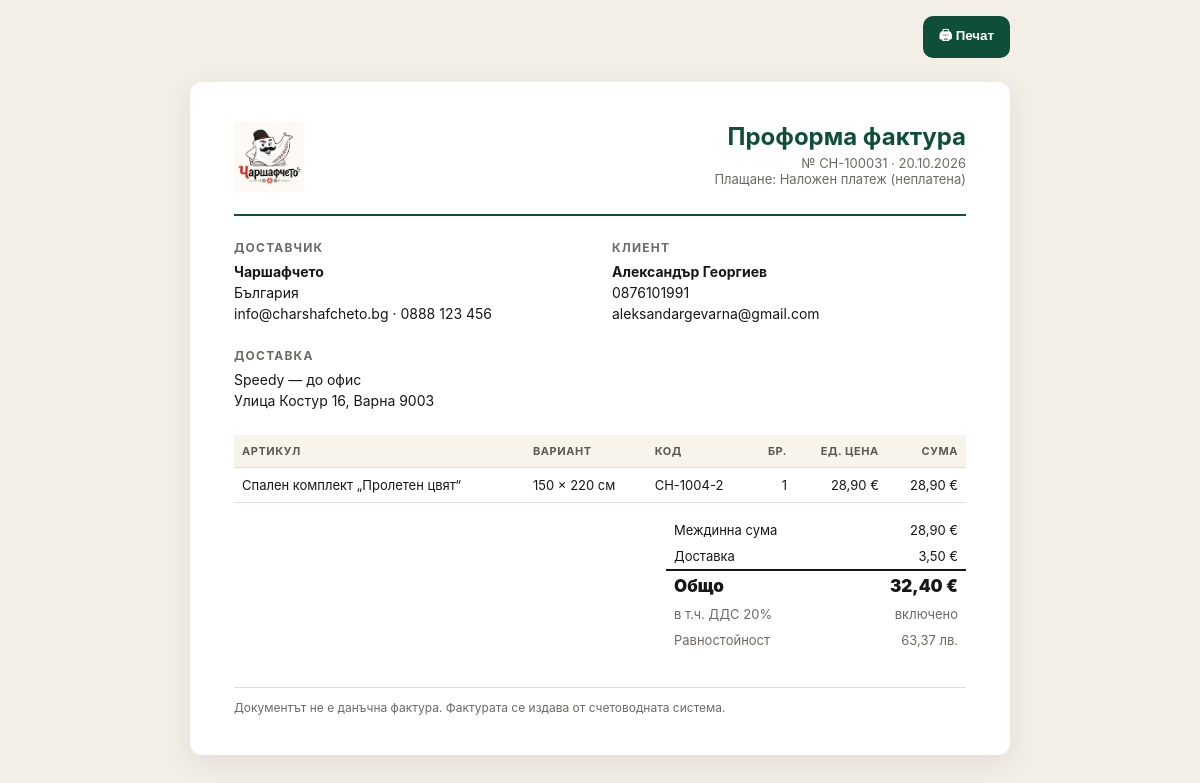
/dashboard/orders/31/print/ (signed in), run on the app's committed database.
### orders/models.py (models this page shows, shortened)
class Order(models.Model):
    STATUS_PENDING_PAYMENT = "pending_payment"
    STATUS_NEW = "new"
    STATUS_CONFIRMED = "confirmed"
    STATUS_SENT_TO_SUPPLIER = "sent_to_supplier"
    STATUS_SHIPPED = "shipped"
    STATUS_DELIVERED = "delivered"
    STATUS_CANCELLED = "cancelled"
    STATUS_RETURNED = "returned"
    STATUS_CHOICES = [
        (STATUS_PENDING_PAYMENT, "Очаква плащане"),
        (STATUS_NEW, "Нова"),
        (STATUS_CONFIRMED, "Потвърдена"),
        (STATUS_SENT_TO_SUPPLIER, "При доставчика"),
        (STATUS_SHIPPED, "Изпратена"),
        (STATUS_DELIVERED, "Доставена"),
        (STATUS_CANCELLED, "Отказана"),
        (STATUS_RETURNED, "Върната"),
    ]
    OPEN_STATUSES = [STATUS_NEW, STATUS_CONFIRMED, STATUS_SENT_TO_SUPPLIER, STATUS_SHIPPED]
    REVENUE_EXCLUDED = [STATUS_PENDING_PAYMENT, STATUS_CANCELLED, STATUS_RETURNED]
    PAYMENT_COD = "cod"
    PAYMENT_CARD = "card"
    PAYMENT_BANK = "bank"
    PAYMENT_CHOICES = [
        (PAYMENT_COD, "Наложен платеж"),
        (PAYMENT_CARD, "Карта"),
        (PAYMENT_BANK, "Банков превод"),
    ]
    PAY_UNPAID = "unpaid"
    PAY_PAID = "paid"
    PAY_REFUNDED = "refunded"
    PAY_FAILED = "failed"
    PAYMENT_STATUS_CHOICES = [
        (PAY_UNPAID, "Неплатена"),
        (PAY_PAID, "Платена"),
        (PAY_REFUNDED, "Възстановена"),
        (PAY_FAILED, "Неуспешно плащане"),
    ]
    number = models.CharField("номер", max_length=20, unique=True, blank=True)
    token = models.UUIDField(default=uuid.uuid4, unique=True, editable=False)
    user = models.ForeignKey(
        settings.AUTH_USER_MODEL, null=True, blank=True, on_delete=models.SET_NULL, related_name="orders"
    )
    email = models.EmailField("имейл")
    phone = models.CharField("телефон", max_length=32)
    full_name = models.CharField("име и фамилия", max_length=120)
    shipping_method = models.ForeignKey(ShippingMethod, null=True, on_delete=models.SET_NULL)
    shipping_method_name = models.CharField("доставка", max_length=120)
    delivery_type = models.CharField(max_length=10, choices=ShippingMethod.TYPE_CHOICES)
    city = models.CharField("град", max_length=80)
    postcode = models.CharField("пощенски код", max_length=12, blank=True)
    address = models.CharField("адрес / офис", max_length=255)
    payment_method = models.CharField("плащане", max_length=10, choices=PAYMENT_CHOICES)
    payment_status = models.CharField(
        "статус на плащането", max_length=10, choices=PAYMENT_STATUS_CHOICES, default=PAY_UNPAID
    )
    status = models.CharField("статус", max_length=20, choices=STATUS_CHOICES, default=STATUS_NEW)
    currency = models.CharField(max_length=3, default="EUR")
    subtotal = models.DecimalField(max_digits=10, decimal_places=2)
    discount_total = models.DecimalField(max_digits=10, decimal_places=2, default=0)
    shipping_total = models.DecimalField(max_digits=10, decimal_places=2, default=0)
    total = models.DecimalField(max_digits=10, decimal_places=2)
    cost_total = models.DecimalField(
        "доставна стойност", max_digits=10, decimal_places=2, default=0,
        help_text="Сумата към доставчиците за продуктите в поръчката.",
    )
    coupon = models.ForeignKey(Coupon, null=True, blank=True, on_delete=models.SET_NULL, related_name="orders")
    coupon_code = models.CharField(max_length=40, blank=True)
    needs_invoice = models.BooleanField("желае фактура", default=False)
    company_name = models.CharField("фирма", max_length=160, blank=True)
    company_eik = models.CharField("ЕИК", max_length=20, blank=True)
    company_vat = models.CharField("ДДС номер", max_length=20, blank=True)
    company_mol = models.CharField("МОЛ", max_length=120, blank=True)
    company_address = models.CharField("адрес на регистрация", max_length=255, blank=True)
    customer_note = models.TextField("бележка от клиента", blank=True)
    carrier = models.CharField("куриер", max_length=40, blank=True)
    tracking_number = models.CharField("товарителница", max_length=80, blank=True)
    stripe_session_id = models.CharField(max_length=255, blank=True)
    stripe_payment_intent = models.CharField(max_length=255, blank=True)
    ip_address = models.GenericIPAddressField(null=True, blank=True)
    accepted_terms_at = models.DateTimeField(null=True, blank=True)
    created_at = models.DateTimeField(auto_now_add=True)
    updated_at = models.DateTimeField(auto_now=True)
    paid_at = models.DateTimeField(null=True, blank=True)
    shipped_at = models.DateTimeField(null=True, blank=True)
    delivered_at = models.DateTimeField(null=True, blank=True)
    class Meta:
        ordering = ["-created_at"]
        verbose_name = "поръчка"
        verbose_name_plural = "поръчки"
        indexes = [models.Index(fields=["status", "-created_at"]), models.Index(fields=["email"])]

class OrderItem(models.Model):
    order = models.ForeignKey(Order, on_delete=models.CASCADE, related_name="items")
    product = models.ForeignKey(Product, null=True, on_delete=models.SET_NULL, related_name="order_items")
    variant = models.ForeignKey(ProductVariant, null=True, on_delete=models.SET_NULL, related_name="order_items")
    supplier = models.ForeignKey(Supplier, null=True, blank=True, on_delete=models.SET_NULL)
    supplier_order = models.ForeignKey(
        SupplierOrder, null=True, blank=True, on_delete=models.SET_NULL, related_name="items"
    )
    product_name = models.CharField(max_length=200)
    variant_name = models.CharField(max_length=100, blank=True)
    sku = models.CharField(max_length=80, blank=True)
    supplier_sku = models.CharField(max_length=80, blank=True)
    unit_price = models.DecimalField(max_digits=10, decimal_places=2)
    unit_cost = models.DecimalField(max_digits=10, decimal_places=2, default=0)
    quantity = models.PositiveIntegerField()
    @property
    def line_total(self):
        return self.unit_price * self.quantity

### core/models.py (models this page shows, shortened)
class SiteSettings(models.Model):
    CURRENCY_CHOICES = [("EUR", "EUR (€)"), ("BGN", "BGN (лв.)")]
    store_name = models.CharField("име на магазина", max_length=80, default="Чаршафчето")
    tagline = models.CharField("слоган", max_length=160, default="Повече уют в живота")
    announcement = models.CharField(
        "лента с обява",
        max_length=200,
        blank=True,
        default="🚚 Безплатна доставка за поръчки над 50 € · 14 дни право на връщане",
    )
    currency = models.CharField("валута", max_length=3, choices=CURRENCY_CHOICES, default="EUR")
    show_secondary_currency = models.BooleanField(
        "показвай и цена в лева", default=True, help_text="Двойно обозначаване EUR / BGN по фиксирания курс."
    )
    free_shipping_threshold = models.DecimalField(
        "безплатна доставка над", max_digits=10, decimal_places=2, default=Decimal("50.00")
    )
    vat_rate = models.DecimalField("ДДС %", max_digits=5, decimal_places=2, default=Decimal("20.00"))
    prices_include_vat = models.BooleanField("цените са с ДДС", default=True)
    low_stock_threshold = models.PositiveIntegerField("праг за ниска наличност", default=5)
    contact_email = models.EmailField("имейл за контакт", default="info@charshafcheto.bg")
    orders_email = models.EmailField("имейл за известия за поръчки", default="orders@charshafcheto.bg")
    contact_phone = models.CharField("телефон", max_length=40, default="0888 123 456")
    address = models.CharField("адрес", max_length=200, default="България")
    company_name = models.CharField("фирма", max_length=120, blank=True)
    company_eik = models.CharField("ЕИК", max_length=20, blank=True)
    bank_iban = models.CharField("IBAN за банков превод", max_length=40, blank=True)
    bank_name = models.CharField("банка", max_length=80, blank=True)
    facebook_url = models.URLField(blank=True)
    instagram_url = models.URLField(blank=True)
    meta_description = models.CharField(
        "SEO описание",
        max_length=300,
        default="Спални комплекти, чаршафи, калъфки и завивки с български дух.",
    )
    updated_at = models.DateTimeField(auto_now=True)
    CACHE_KEY = "site_settings"
    class Meta:
        verbose_name = "настройки на магазина"
        verbose_name_plural = "настройки на магазина"
    @classmethod
    def load(cls):
        obj = cache.get(cls.CACHE_KEY)
        if obj is None:
            obj, _ = cls.objects.get_or_create(pk=1)
            cache.set(cls.CACHE_KEY, obj, 300)
        return obj
    @property
    def currency_symbol(self):
        return "€" if self.currency == "EUR" else "лв."

### dashboard/views/orders.py (the view)
# urls.py: path("orders/<int:pk>/print/", orders.order_print, name="order_print"),
@staff_required
def order_print(request, pk):
    return render(request, "dashboard/orders/print.html", {
        "order": _get_order(pk),
        "store": SiteSettings.load(),
        "doc": "slip" if request.GET.get("doc") == "slip" else "invoice",
    })

### core/context_processors.py (called while the page is built)
def store(request):
    if request.path.startswith(("/static/", "/media/")):
        return {}
    wishlist_ids = set()
    if request.user.is_authenticated:
        wishlist_ids = set(WishlistItem.objects.filter(user=request.user).values_list("product_id", flat=True))
    else:
        wishlist_ids = set(request.session.get("wishlist", []))
    return {
        "store": SiteSettings.load(),
        "cart": Cart(request),
        "wishlist_ids": wishlist_ids,
        "menu_categories": Category.objects.filter(is_active=True, show_in_menu=True, parent__isnull=True),
        "footer_pages": Page.objects.filter(show_in_footer=True),
        "card_payments_enabled": bool(settings.STRIPE_SECRET_KEY),
        "SITE_URL": settings.SITE_URL,
    }

### core/templatetags/store_tags.py (called while the page is built)
def _fmt(value):
    return f"{value:,.2f}".replace(",", " ").replace(".", ",")

def _to_decimal(value):
    try:
        return Decimal(value)
    except (InvalidOperation, TypeError, ValueError):
        return Decimal("0")

@register.filter
def money(value):
    store = SiteSettings.load()
    return f"{_fmt(_to_decimal(value))} {store.currency_symbol}"

@register.filter
def money_alt(value):
    store = SiteSettings.load()
    if not store.show_secondary_currency:
        return ""
    value = _to_decimal(value)
    if store.currency == "EUR":
        return f"{_fmt(value * BGN_PER_EUR)} лв."
    return f"{_fmt(value / BGN_PER_EUR)} €"

### dashboard/access.py (called while the page is built)
def _check(request, superuser=False):
    if not request.user.is_authenticated:
        return redirect_to_login(request.get_full_path(), reverse("accounts:login"))
    if not request.user.is_staff or (superuser and not request.user.is_superuser):
        raise PermissionDenied
    return None

def staff_required(view):
    @wraps(view)
    def wrapper(request, *args, **kwargs):
        return _check(request) or view(request, *args, **kwargs)
    return wrapper

### dashboard/views/orders.py (called while the page is built)
def _get_order(pk):
    return get_object_or_404(
        Order.objects.select_related("user", "coupon", "shipping_method").prefetch_related(
            "items__supplier", "items__variant", "items__product__images",
            "supplier_orders__supplier", "events__user",
        ),
        pk=pk,
    )

### dashboard/templates/dashboard/orders/print.html (shortened to what this page needs)
{% load static store_tags %}<!doctype html>
<html lang="bg"><head><meta charset="utf-8"><meta name="viewport" content="width=device-width,initial-scale=1"><meta name="robots" content="noindex">
</head>
<body>
<div class="bar"><button onclick="window.print()">🖨 Печат</button></div>
<div class="sheet">
  <header>
    <div><img src="{% static 'img/logo.png' %}" alt="{{ store.store_name }}"></div>
    <div style="text-align:right">
      <h1>{% if doc == 'slip' %}Разписка за опаковане{% else %}Проформа фактура{% endif %}</h1>
      <div class="muted">№ {{ order.number }} · {{ order.created_at|date:'d.m.Y' }}</div>
      <div class="muted">Плащане: {{ order.get_payment_method_display }} ({{ order.get_payment_status_display|lower }})</div>
    </div>
  </header>
  <div class="cols">
    <div><h3>Доставчик</h3><p><b>{{ store.company_name|default:store.store_name }}</b><br>{% if store.company_eik %}ЕИК: {{ store.company_eik }}<br>{% endif %}{{ store.address }}<br>{{ store.contact_email }} · {{ store.contact_phone }}</p></div>
    <div><h3>{% if order.needs_invoice and doc != 'slip' %}Получател{% else %}Клиент{% endif %}</h3><p>
      {% if order.needs_invoice and doc != 'slip' %}<b>{{ order.company_name }}</b><br>ЕИК: {{ order.company_eik }}{% if order.company_vat %} · ДДС №: {{ order.company_vat }}{% endif %}<br>МОЛ: {{ order.company_mol }}<br>{{ order.company_address }}
      {% else %}<b>{{ order.full_name }}</b><br>{{ order.phone }}<br>{{ order.email }}{% endif %}</p></div>
    <div><h3>Доставка</h3><p>{{ order.shipping_method_name }}<br>{{ order.address }}, {{ order.city }}{% if order.postcode %} {{ order.postcode }}{% endif %}</p></div>
  </div>
  <table>
    <thead><tr>{% if doc == 'slip' %}<th style="width:40px">✓</th>{% endif %}<th>Артикул</th><th>Вариант</th><th>Код</th><th class="n">Бр.</th>{% if doc != 'slip' %}<th class="n">Ед. цена</th><th class="n">Сума</th>{% endif %}</tr></thead>
    <tbody>{% for item in order.items.all %}<tr>{% if doc == 'slip' %}<td><span class="box"></span></td>{% endif %}<td>{{ item.product_name }}</td><td>{{ item.variant_name }}</td><td>{{ item.sku }}</td><td class="n">{{ item.quantity }}</td>{% if doc != 'slip' %}<td class="n">{{ item.unit_price|money }}</td><td class="n">{{ item.line_total|money }}</td>{% endif %}</tr>{% endfor %}</tbody>
  </table>
  {% if doc != 'slip' %}
  <table class="totals">
    <tr><td>Междинна сума</td><td class="n">{{ order.subtotal|money }}</td></tr>
    <tr><td>Доставка</td><td class="n">{{ order.shipping_total|money }}</td></tr>
    <tr class="g"><td>Общо</td><td class="n">{{ order.total|money }}</td></tr>
    {% if store.prices_include_vat %}<tr><td class="muted">в т.ч. ДДС {{ store.vat_rate|floatformat:0 }}%</td><td class="n muted">включено</td></tr>{% endif %}
    {% if store.show_secondary_currency %}<tr><td class="muted">Равностойност</td><td class="n muted">{{ order.total|money_alt }}</td></tr>{% endif %}
  </table>
  {% endif %}
  <footer>{% if doc == 'slip' %}Благодарим ви, че пазарувахте от {{ store.store_name }}! При въпроси: {{ store.contact_email }}{% else %}Документът не е данъчна фактура. Фактурата се издава от счетоводната система.{% endif %}</footer>
</div>
</body></html>

### dashboard/templates/dashboard/orders/print.html (style rules this page uses)
* { box-sizing:border-box }
body { font-family:Inter,system-ui,-apple-system,"Segoe UI",sans-serif;color:#171717;margin:0;background:#f3eee6 }
.sheet { max-width:820px;margin:24px auto;background:#fff;padding:40px 44px;border-radius:12px;box-shadow:0 8px 30px rgba(0,0,0,.08) }
header { display:flex;justify-content:space-between;align-items:flex-start;gap:20px;border-bottom:2px solid #0f4f3a;padding-bottom:18px }
header img { height:70px }
h1 { font-size:24px;margin:0 0 4px;color:#0f4f3a }
.muted { color:#6d6a64;font-size:13px }
.cols { display:grid;grid-template-columns:1fr 1fr;gap:24px;margin:24px 0 }
.cols h3 { font-size:12px;letter-spacing:.1em;text-transform:uppercase;color:#6d6a64;margin:0 0 6px }
.cols p { margin:0;line-height:1.5;font-size:14px }
table { width:100%;border-collapse:collapse;font-size:13px }
th,td { padding:9px 8px;border-bottom:1px solid #e8dfd2;text-align:left }
th { background:#f8f3eb;font-size:11px;text-transform:uppercase;letter-spacing:.05em;color:#5d5851 }
td.n,th.n { text-align:right;white-space:nowrap }
.totals { margin-left:auto;width:300px;margin-top:14px }
.totals td { border:0;padding:5px 8px }
.totals tr.g td { font-size:17px;font-weight:900;border-top:2px solid #171717 }
footer { margin-top:34px;font-size:12px;color:#6d6a64;border-top:1px solid #e8dfd2;padding-top:12px }
.bar { max-width:820px;margin:16px auto 0;text-align:right }
.bar button { background:#0f4f3a;color:#fff;border:0;border-radius:10px;padding:10px 16px;font-weight:800;cursor:pointer }

### data on the page
Order: number "CH-100031", created_at "20.10.2026", payment_method "Наложен платеж", payment_status "неплатена", full_name "Александър Георгиев", phone "0876101991", email "aleksandargevarna@gmail.com", shipping_method_name "Speedy — до офис", address "Улица Костур 16", city "Варна", postcode "9003", subtotal "28,90 €", shipping_total "3,50 €", total "32,40 €", total "63,37 лв."
SiteSettings: company_name "Чаршафчето", address "България", contact_email "info@charshafcheto.bg", contact_phone "0888 123 456", vat_rate "20"
OrderItem: product_name "Спален комплект „Пролетен цвят“", variant_name "150 × 220 см", sku "CH-1004-2", quantity "1", unit_price "28,90 €", line_total "28,90 €"
